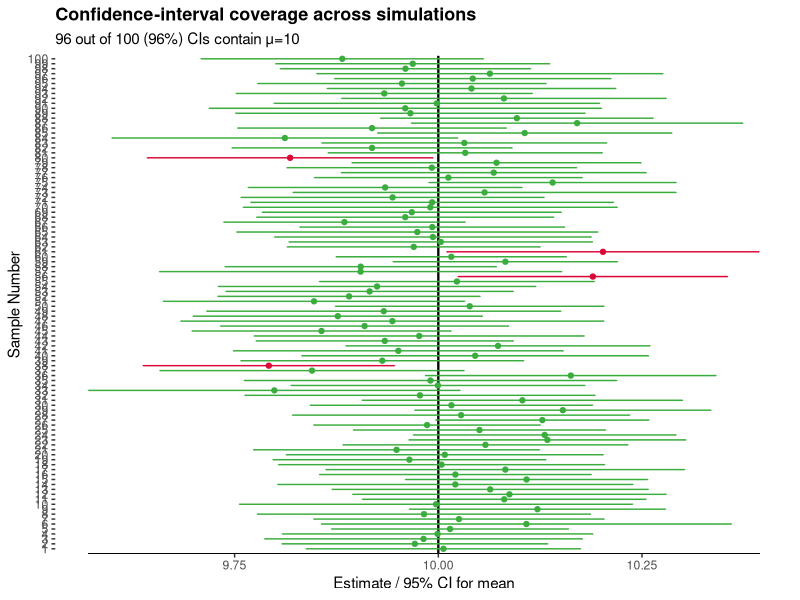

Generate this figure with R:
## ---- chunk 1
knitr::opts_chunk$set(echo = TRUE)
## ---- chunk 2
#------------------------------------------------------------------------------------------------------------------
# Loading necessary libraries for data manipulation and plotting
#------------------------------------------------------------------------------------------------------------------
library(ggplot2) # A powerful library for creating elegant data visualizations
library(dplyr)   # A library for data manipulation and transformation
library(purrr)   # A library for functional programming (used here for mapping functions)


#------------------------------------------------------------------------------------------------------------------
# Setting up the Simulation Parameters
#------------------------------------------------------------------------------------------------------------------
# The true population mean (the value we want our CIs to capture)
true_mean <- 10

# The number of simulated samples
n_samples <- 100                  # <---- Change this

# The sample size for each individual sample
sample_size <- 30


#------------------------------------------------------------------------------------------------------------------
# Generating the 100 samples with 30 observations each of random normal data
#------------------------------------------------------------------------------------------------------------------
# Generating a tibble (a modern data frame) with random data
# We create 100 samples, each with 30 observations drawn from a normal distribution
# with a mean of 10 and a standard deviation of 0.5.
df <- tibble(sample_id = 1:n_samples,
             x = purrr::map(1:n_samples, ~rnorm(sample_size, mean = true_mean, sd = 0.5)))


#------------------------------------------------------------------------------------------------------------------
# Calculating the Confidence Intervals for all 100 samples generated
#------------------------------------------------------------------------------------------------------------------
# Calculating the sample mean and confidence interval for each of the 100 samples
confidence_data <- df %>% mutate(mean_x = purrr::map_dbl(x, ~mean(.x)), 
                                 sd_x = purrr::map_dbl(x, ~sd(.x)),
                                 se_x = sd_x / sqrt(sample_size),
                                 ci_lower = mean_x - qt(0.975, df = sample_size - 1) * se_x,
                                 ci_upper = mean_x + qt(0.975, df = sample_size - 1) * se_x,
                                 covers_true_mean = (ci_lower <= true_mean) & (ci_upper >= true_mean))%>% 
                          select(sample_id, mean_x, ci_lower, ci_upper, covers_true_mean)


#------------------------------------------------------------------------------------------------------------------
# Creating the Plot Title & Subtitle Calculations
#------------------------------------------------------------------------------------------------------------------
# Counting how many CIs successfully covered the true mean
coverage_count <- sum(confidence_data$covers_true_mean)

# Calculating the percentage of successful CIs
coverage_percent <- round((coverage_count / n_samples) * 100)

# Creating the main title for the plot
main_title <- "Confidence-interval coverage across simulations"

# Creating the subtitle dynamically, showing the coverage count and percentage
subtitle_text <- paste0(coverage_count," out of ",n_samples," (", coverage_percent, "%) CIs contain μ=", true_mean)


#------------------------------------------------------------------------------------------------------------------
# Plotting with ggplot2
#------------------------------------------------------------------------------------------------------------------
# Initializing the plot with the data and aesthetic mappings
ggplot(confidence_data, aes(x = mean_x, y = as.factor(sample_id))) +
       # Adding a vertical line at the true mean to serve as a reference
       geom_vline(xintercept = true_mean, color = "#050505", linetype = "solid", size = 0.8) +
       # Plotting the confidence intervals as horizontal error bars
       # The color is determined by whether the CI covers the true mean
       geom_errorbarh(aes(xmin = ci_lower, xmax = ci_upper, color = covers_true_mean), height = 0.2) +
       # Plotting the sample means as points
       geom_point(aes(color = covers_true_mean)) +
       # Adding the black line at the bottom to represent the overall range
       # This line shows the total span of all the calculated CIs
       geom_segment(aes(x = min(ci_lower), xend = max(ci_upper), 
                        y = 0, yend = 0), color = "#050505",size = 0.5,
                        lineend = "round") +
       # Manually set the colors for the confidence intervals (green for success, red for failure)
       scale_color_manual(values = c("TRUE" = "#3BAD3E", "FALSE" = "#DB0736")) +
       # Adding labels for the title, subtitle, and axes
       labs(title = main_title,
            subtitle = subtitle_text,
            x = "Estimate / 95% CI for mean",
            y = "Sample Number") +
       # Applying a clean, minimal theme to the plot
       theme(plot.title = element_text(size = 13, face = "bold"),
             plot.subtitle = element_text(size = 11),
             # Removing all background grid lines for a cleaner look
             panel.background = element_blank(),
             panel.grid.major = element_blank(),
             panel.grid.minor = element_blank(),
             # Hiding the legend as the colors are explained in the plot itself
             legend.position = "none")
    
